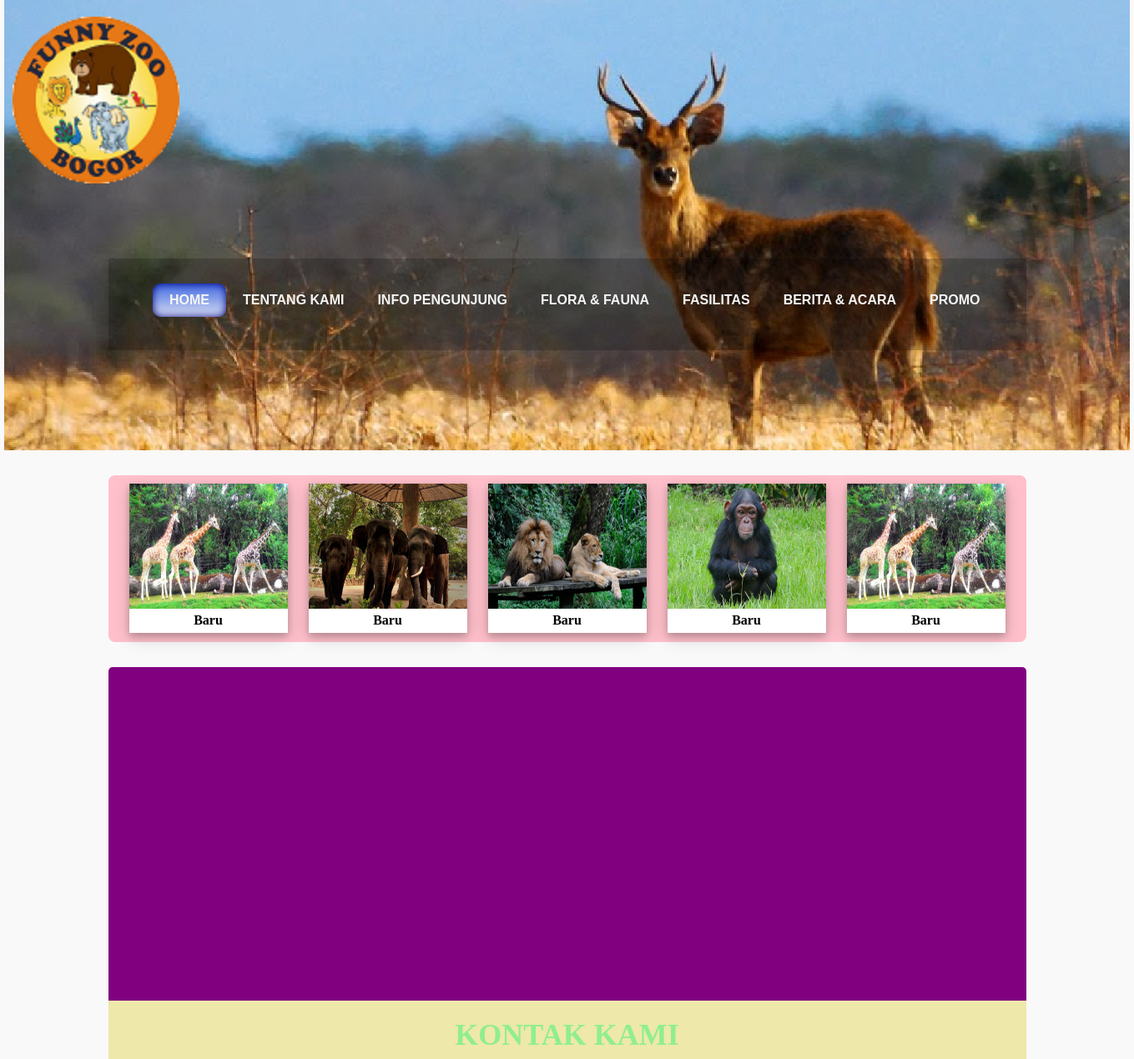
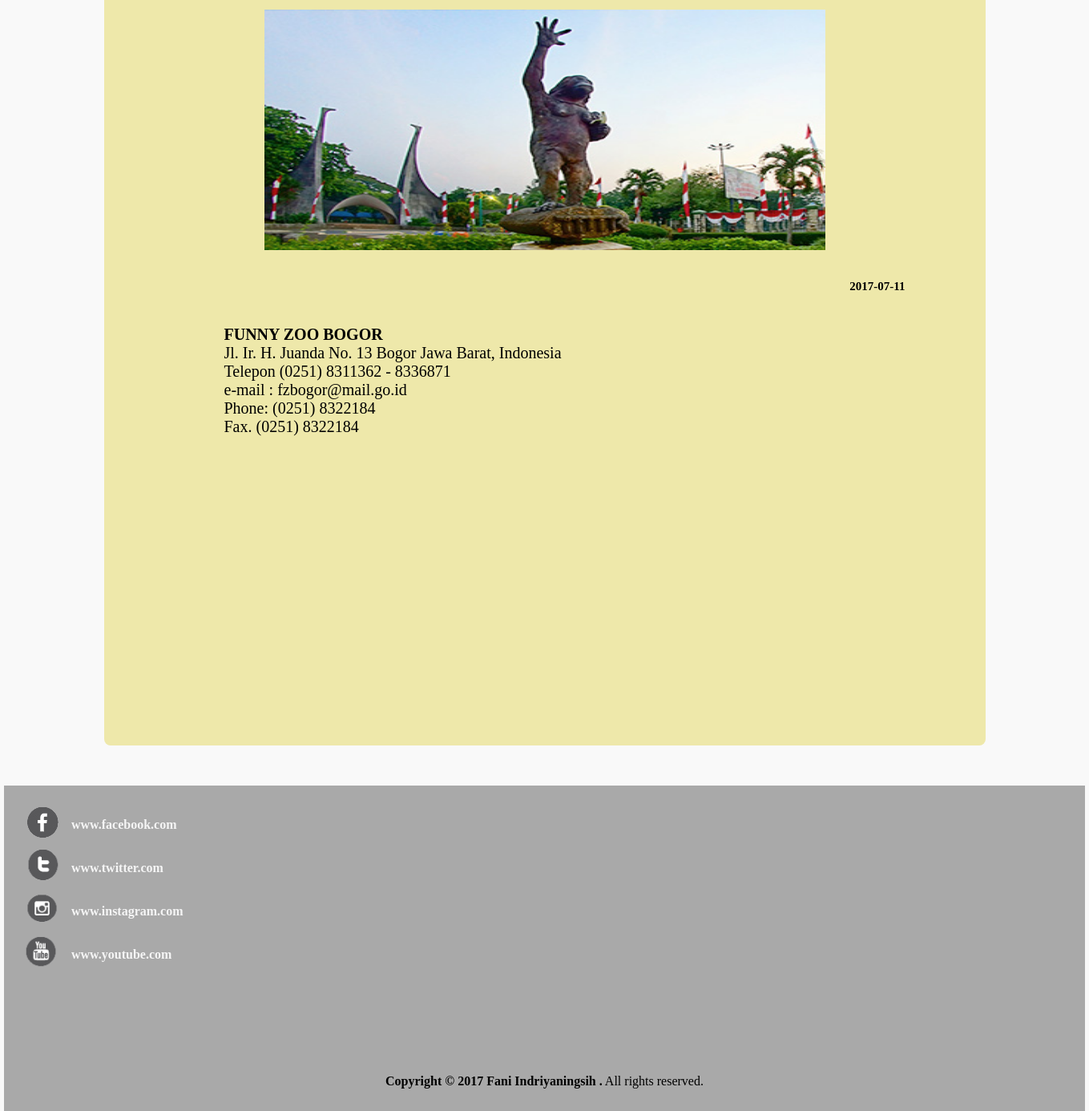
Screenshot of /funny_zoo/index.php?id=1&konten=3 with the database file from the repository (2 pictures, top to bottom).
### tables this page shows
CREATE TABLE `tbl_tk` (
  `kd_tk` int(11) NOT NULL,
  `judul_tk` varchar(50) NOT NULL,
  `isi_tk` text NOT NULL,
  `foto_tk` varchar(100) NOT NULL,
  `tgl_tk` date NOT NULL,
  `kd_status` int(11) NOT NULL
);

### funny_zoo/index.php (the view, shortened to what this page needs)
<?php
  include('koneksi.php');
?>
<html>
  <head>
    <link rel="stylesheet" type="text/css" href="template/temas.css">
  </head>
  <body>
    <div id="container">
        <div class="content">
          <header>
            <img src="images/gambar/logo.png" width="200px" height="200px">
            <br><br><br><br><br><br>
            <div id='cssmenu'>
      <ul>
        <li class='active '><a href='index.php'><span><b>HOME</b></span></a></li>
        <li class='has-sub '><a href='#'><span><b>TENTANG KAMI</b></span></a>
        </li>
        <li class='has-sub '><a href='#'><span><b>INFO PENGUNJUNG</b></span></a>
        </li>
        <li><a href='#'><span><b>FLORA & FAUNA</b></span></a></li>
        <li class='has-sub '><a href='#'><span><b>FASILITAS</b></span></a>
        </li>
        <li><a href='#'><span><b>BERITA & ACARA</b></span></a></li>
        <li><a href='#'><span><b>PROMO</b></span></a></li>
      </ul>
    </div>
          </header>
        </div>
    <div id="fotoslide">
      <div id="gambar">
          <img src="images/gallery/a.jpg" width="190px" height="150px">
        <div id="deskripsi"><strong>Baru</strong></div>
      </div>
      <div id="gambar">
          <img src="images/gallery/b.jpg" width="190px" height="150px">
        <div id="deskripsi"><strong>Baru</strong></div>
      </div>
      <div id="gambar">
          <img src="images/gallery/c.jpg" width="190px" height="150px">
        <div id="deskripsi"><strong>Baru</strong></div>
      </div>
      <div id="gambar">
          <img src="images/gallery/d.jpg" width="190px" height="150px">
        <div id="deskripsi"><strong>Baru</strong></div>
      </div>
      <div id="gambar">
          <img src="images/gallery/a.jpg" width="190px" height="150px">
        <div id="deskripsi"><strong>Baru</strong></div>
      </div>
    </div>
    <div id="banner"></div>
    <div id="isi">
      <div class="judul"><h1>
        <?php
          if($_GET['id']==1)
          {
            $sql1="select*from tbl_tk where kd_tk='".$_GET['konten']."'";
            $query1=mysqli_query($koneksi,$sql1);
            $data1=mysqli_fetch_object($query1);
            echo $data1->judul_tk;
            echo "<br>";
        ?>
      </h1></div>
      <div class="gambar">
        <img src="images/tk/<?php echo $data1->foto_tk; ?>">
      </div>
      <div class="hasil"><h4><?php
          echo "<br>";
          ?>
          <?php echo $data1->tgl_tk ?></h4></div>
      <div class="hasil"><p>
          <?php echo $data1->isi_tk; ?>
      </div>
          <br>
          <?php
          }
        ?>
      </p></div>
    </div>
    <div id="footer">
     <div id="footer1">
         <div class="link1"><br>&nbsp;&nbsp;&nbsp;&nbsp;<a href="http://www.facebook.com"><img src="images/icon/fb.png" width="54px" height="45px"></a></div>
         <div class="link2"><a href="http://www.facebook.com"><strong>www.facebook.com</strong></a></div><br>
         <div class="link1"><br>&nbsp;&nbsp;&nbsp;&nbsp;<a href="http://www.twitter.com"><img src="images/icon/twit.png" width="54px" height="45px"></a></div>
         <div class="link2"><a href="http://www.twitter.com"><strong>www.twitter.com</strong></a></div><br>
         <div class="link1"><br>&nbsp;&nbsp;&nbsp;&nbsp;<a href="http://www.instagram.com"><img src="images/icon/insta.png" width="54px" height="45px"></a></div>
         <div class="link2"><a href="http://www.instagram.com"><strong>www.instagram.com</strong></a></div><br>
         <div class="link1"><br>&nbsp;&nbsp;&nbsp;&nbsp;<a href="http://www.youtube.com"><img src="images/icon/you.png" width="54px" height="45px"></a></div>
         <div class="link2"><a href="http://www.youtube.com"><strong>www.youtube.com</strong></a></div><br>
      </div>
      <div id="footer2"></div>
      <div id="footer3"><br><br><br><strong>Copyright &copy; 2017 Fani Indriyaningsih .</strong> All rights
    reserved.</div>
  </div>
  </body>
</html>

### funny_zoo/template/temas.css (style rules this page uses)
* { margin: 0; padding:0; }
body { background-color: #f9f9f9; }
.content { width: 1349px; margin: 0px auto; }
header { height: 500px; background-image: url('../images/latar1.jpg'); background-repeat: no-repeat; padding: 20px 10px; margin-bottom: 10px; margin: 0px auto; }
#cssmenu ul, #cssmenu li, #cssmenu span, #cssmenu a { margin: 0; padding: 0; position: relative; }
#cssmenu { margin: auto; width: 1100px; height: 60px; background-color: palegoldenrod; background-color:rgba(0,0,0, .2); border: 1px; margin-bottom: 20px; padding-top: 30px; padding-bottom: 20px; }
#cssmenu:after, #cssmenu ul:after { content: ''; display: block; clear: both; }
#cssmenu a { color: black; display: inline-block; font-family: Helvetica, Arial black, Verdana, sans-serif; font-size: 16px; line-height: 40px; padding: 0 20px; text-decoration: none; font-style: bold; color:whitesmoke; }
#cssmenu ul { list-style: none; }
#cssmenu > ul { float: right; margin-right: 35px; }
#cssmenu > ul > li { float: left; }
#cssmenu > ul > li.active > a { border-radius: 10px 10px 10px 10px; -moz-border-radius: 10px 10px 10px 10px; -webkit-border-radius: 10px 10px 10px 10px; box-shadow: inset 0 0 10px navy; -moz-box-shadow: inset 0 0 10px navy; -webkit-box-shadow: inset 0 0 10px navy; background: royalblue; background: -moz-linear-gradient(top, royalblue 0%, whitesmoke 120%); background: -webkit-gradient(linear, left top, left bottom, color-stop(0%, royalblue), color-stop(120%, whitesmoke)); background: -webkit-linear-gradient(top, royalblue 0%, whitesmoke 120%); background: -o-linear-gradient(top, royalblue 0%, whitesmoke 120%); background: -ms-linear-gradient(top, royalblue 0%, whitesmoke 120%); background: linear-gradient(to bottom, royalblue 0%, whitesmoke 120%); filter: progid:DXImageTransform.Microsoft.Gradient(StartColorStr='royalblue', EndColorStr='whitesmoke', GradientType=0); }
#cssmenu .has-sub { z-index: 1; }
#banner { width:1100px; height:400px; border-radius: 5px 5px 0px 0px ; background-color:purple; margin:auto; }
#fotoslide { width:1100px; height:200px; background-color:pink; border-radius: 8px; margin:auto; margin-bottom: 30px; margin-top:30px; }
#gambar { width: 190px; height: 179px; background-color: white; box-shadow: 0 4px 8px 0 rgba(0,0,0,0.2), 0 6px 20px 0 rgba(0,0,0,0.16); margin-bottom: 25px; margin-top: 10px; margin-left: 15px; float: left; margin-left: 25px; }
#deskripsi { text-align: center; padding: 10px 10px; padding-top: 5px; font-family: raleway; }
#isi { width:1100px; height:1000px; background-color:palegoldenrod; margin:auto; margin-bottom: 50px; border-radius: 0px 0px 8px 8px; }
#isi .judul h1 { padding-top: 20px; padding-bottom: 10px; text-align: center; font-family: Tahoma; font-size: 36; color:lightgreen; }
#isi .gambar img { padding-top: 10px ; padding-bottom: 10px; padding-left: 200px; padding-right: 100px; width: 700px; height: 300px; }
#isi .hasil p { padding-top: 10px ; padding-bottom: 10px; padding-left: 150px; padding-right: 100px; margin: auto; text-align: justify; font-size: 20px; font-family: Tahoma; }
#isi .hasil h4 { padding-top: 10px ; padding-bottom: 10px; padding-left: 150px; padding-right: 100px; margin: auto; text-align: right; font-size: 15px; font-family: Tahoma; }
#footer { width:1349px; height:400px; margin: 0 auto; background: darkgray; border-top: 2px solid darkgray; text-align: center; }
#footer1 { text-align: left; float:left; width:600px; height:300px; background: darkgray; border-top: 2px solid darkgray; }
#footer1 .link1 img { text-align: left; float:left; width:54px; height:45px; background: darkgray; border-top: 2px solid darkgray; padding-left: 20px; }
#footer1 .link2 { background-color: darkgray; float: left; padding-top:0px ; padding-bottom: 5px; padding-left: 10px; padding-right: 5px; margin: auto; text-align: left; font-size: 16px; font-family: Tahoma; }
#footer1 .link2 a { text-decoration: none; color: whitesmoke; }
#footer2 { float: right; width:600px; height:300px; margin: 0 auto; background: darkgray; border-top: 2px solid darkgray; text-align: center; }
#footer3 { float: left; width:1349px; height:100px; margin: 0 auto; background: darkgray; border-top: 2px solid darkgray; text-align: center; }

### rows the page displays
tbl_tk: judul_tk "KONTAK KAMI", foto_tk (picture), tgl_tk "2017-07-11", isi_tk "FUNNY ZOO BOGOR Jl. Ir. H. Juanda No. 13 Bogor Jawa Barat, Indonesia Telepon (0251) 8311362 - 8336871 e-mail : fzbogor@mail.go.id Phone: (0251) 8322184 Fax. (0251) 8322184"
